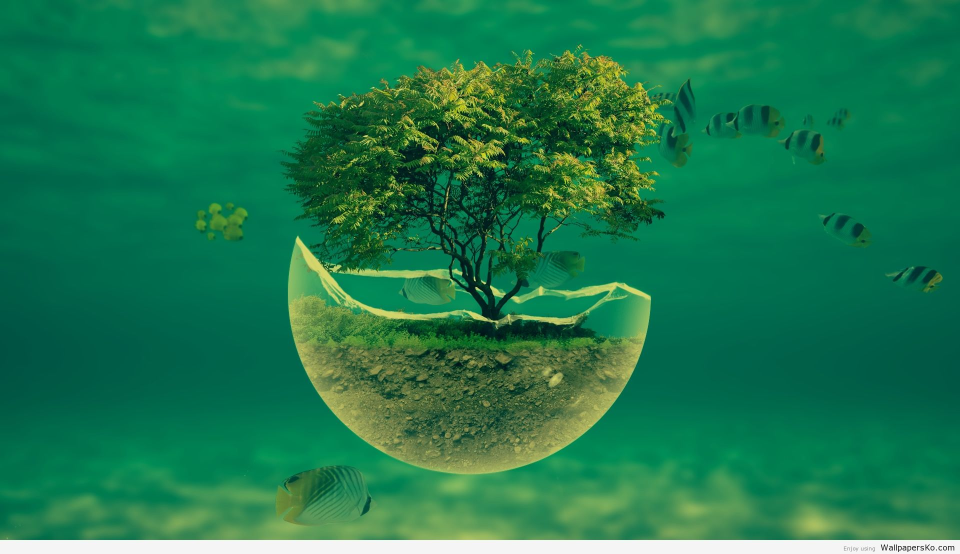
#> input picture images/aaa.jpg, 1920 x 1108 px, found by its file name (shown at 1/2 size)
$ python example2.py
#> lines starting #> are read from the running program, lines starting #| are printed output that depends on the picture
from PIL import Image

im = Image.open('aaa.jpg')
#> im is the input picture: PIL image 1920x1108 RGB; mean R, G, B 28.6, 122.1, 78.3
im2 = Image.open('aaa.jpg')

print(im)
#| <PIL.JpegImagePlugin.JpegImageFile image mode=RGB size=1920x1108 at 0x7FBA8430E690>
print(im2)
#| <PIL.JpegImagePlugin.JpegImageFile image mode=RGB size=1920x1108 at 0x7FBA732A5110>

print('resolution',im.size)
#| resolution (1920, 1108)
print('height',im.height)
#| height 1108
print('width', im.width)
#| width 1920
print('mode', im.mode)
#| mode RGB
print('format', im.format)
#| format JPEG
print('info', im.info)
#> (printed output is left out)

im.convert('L').show()
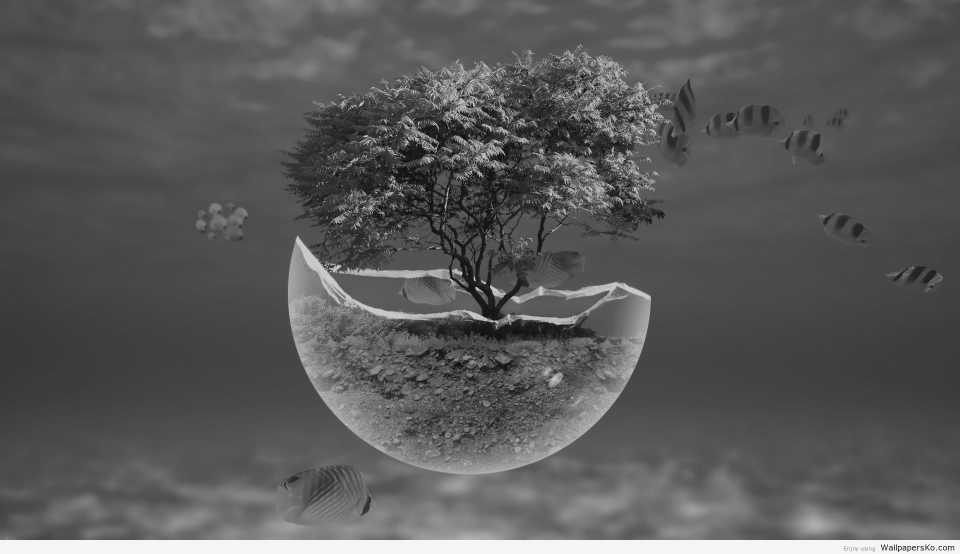
#> shown: PIL image 1920x1108 L (shown at 1/2 size); min 1, max 255, mean 89.1

#> (the run stopped early here; a loop or call above may not have finished)

$ run again, with images/DSC1000.jpg copied over images/aaa.jpg
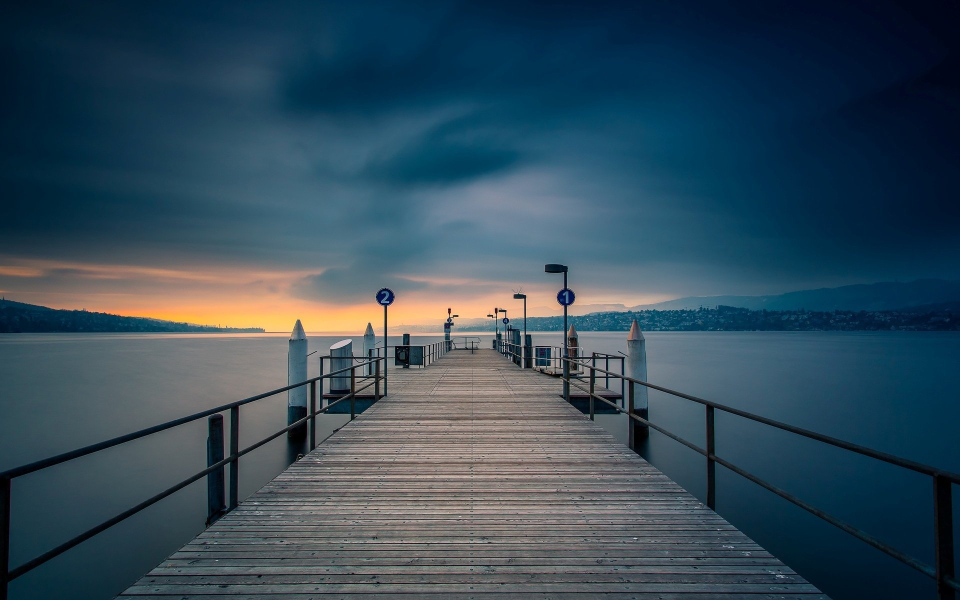
#> input picture images/DSC1000.jpg, 1920 x 1200 px, found by its file name (shown at 1/2 size)
#> im is the input picture: PIL image 1920x1200 RGB; mean R, G, B 52.4, 75.2, 89.2
#| <PIL.JpegImagePlugin.JpegImageFile image mode=RGB size=1920x1200 at 0x7FBA732B7750>
#| <PIL.JpegImagePlugin.JpegImageFile image mode=RGB size=1920x1200 at 0x7FBA732B7C10>
#| resolution (1920, 1200)
#| height 1200
#| width 1920
#| mode RGB
#| format JPEG
#| info {'jfif': 257, 'jfif_version': (1, 1), 'jfif_unit': 0, 'jfif_density': (1, 1), 'comment': b'CREATOR: gd-jpeg v1.0 (using IJG JPEG v62), quality = 85\n'}
#> `im.convert('L').show()`:
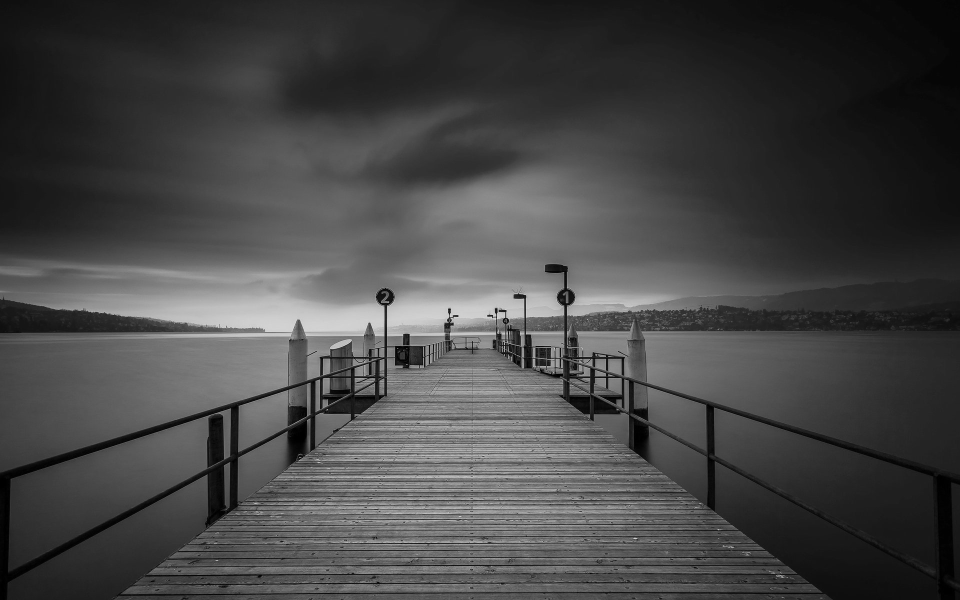
#> shown: PIL image 1920x1200 L (shown at 1/2 size); min 0, max 254, mean 69.9

$ run again, with images/imgd.jpg copied over images/aaa.jpg
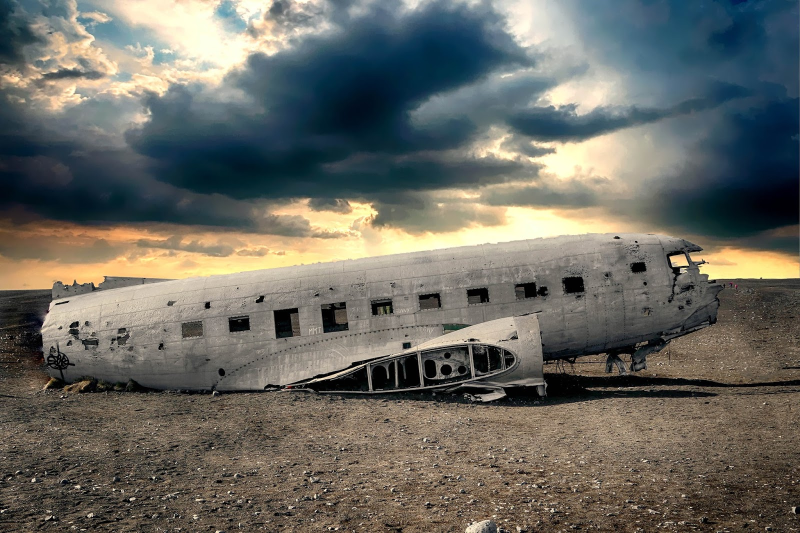
#> input picture images/imgd.jpg, 1600 x 1066 px, found by its file name (shown at 1/2 size)
#> im is the input picture: PIL image 1600x1066 RGB; mean R, G, B 107.1, 106.7, 99.4
#| <PIL.JpegImagePlugin.JpegImageFile image mode=RGB size=1600x1066 at 0x7FBA732F63D0>
#| <PIL.JpegImagePlugin.JpegImageFile image mode=RGB size=1600x1066 at 0x7FBA732F6910>
#| resolution (1600, 1066)
#| height 1066
#| width 1600
#| mode RGB
#| format JPEG
#> (printed output is left out)
#> `im.convert('L').show()`:
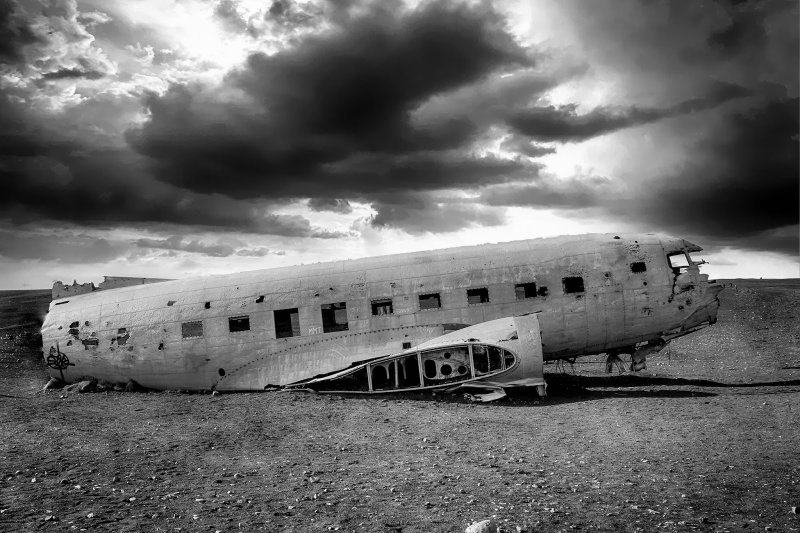
#> shown: PIL image 1600x1066 L (shown at 1/2 size); min 0, max 255, mean 106
